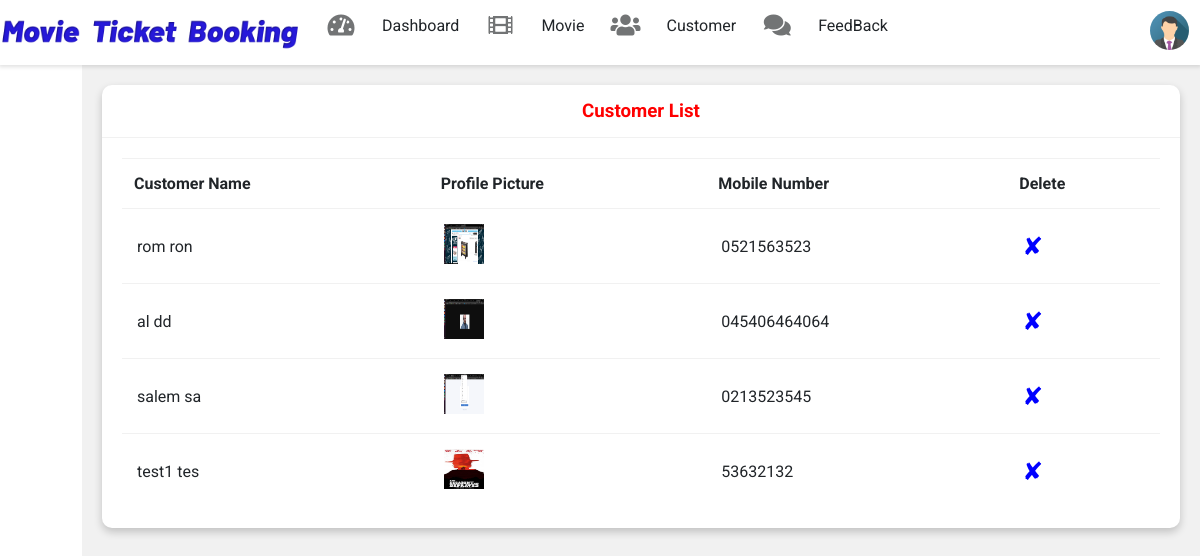
Page /admin-view-customer (signed in) on the committed database.
### multiplex/models.py (models this page shows, shortened)
class Customer(models.Model):
    user = models.OneToOneField(User, on_delete=models.CASCADE)
    profile_pic = models.ImageField(upload_to='profile_pic/CustomerProfilePic/', null=True, blank=True)
    mobile = models.CharField(max_length=20, null=False)
    @property
    def get_name(self):
        return self.user.first_name + " " + self.user.last_name

### multiplex/views.py (the view)
# urls.py: path('admin-view-customer', views.admin_view_customer_view, name='admin-view-customer'),
@login_required(login_url='adminlogin')
def admin_view_customer_view(request):
    customers = models.Customer.objects.all()
    return render(request, 'multiplex/admin_view_customer.html', {'customers': customers})

### templates/multiplex/admin_view_customer.html
{% extends 'multiplex/adminbase.html' %}
{% block content %}
{% load static %}
<div class="wrapper">
    <div class="row">
        <div class="col-12 col-m-12 col-sm-12">
            <div class="card">
                <div class="card-header">
                    <h3 style="color:red; text-align:center">
                        Customer List
                    </h3>
                </div>
                <div class="card-content">
                    <table>
                        <thead>
                        <tr>
                            <th>Customer Name</th>
                            <th>Profile Picture</th>
                            <th>Mobile Number</th>
                            <th>Delete</th>
                        </tr>
                        </thead>
                        <tbody>
                        {% for c in customers %}
                        <tr>
                            <td> {{c.get_name}}</td>
                            <td><img alt="Profile Pic" height="40px" src="{% static c.profile_pic.url %}" width="40px"/>
                            </td>
                            <td>{{c.mobile}}</td>
                            <td><a href="{% url 'delete-customer' c.id  %}"
                                   style="color:blue; text-decoration:none;font-size:25px;">&#10008;</a></td>
                        </tr>
                        {% endfor %}
                        </tbody>
                    </table>
                </div>
            </div>
        </div>
    </div>
    <br><br><br><br><br><br><br><br><br><br><br><br><br><br><br><br>
</div>
{% endblock content %}

### rows in the picture
Customer: get_name "rom ron", profile_pic (picture), mobile "0521563523"
Customer: get_name "al dd", profile_pic (picture), mobile "045406464064"
Customer: get_name "salem sa", profile_pic (picture), mobile "0213523545"
Customer: get_name "test1 tes", profile_pic (picture), mobile "53632132"
